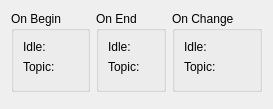
     <widget class="QWidget" name="tabBeginEndChange">
      <attribute name="title">
       <string>Begin/End/Change</string>
      </attribute>
      <layout class="QGridLayout" name="gridLayout_11">
       <item row="0" column="0">
        <widget class="QGroupBox" name="groupBox_3">
         <property name="title">
          <string>On Begin</string>
         </property>
         <layout class="QGridLayout" name="gridLayout_8">
          <item row="0" column="0">
           <widget class="QLabel" name="label_11">
            <property name="text">
             <string>Idle:</string>
            </property>
            <property name="buddy">
             <cstring>onBeginIdle</cstring>
            </property>
           </widget>
          </item>
          <item row="0" column="1">
           <widget class="DKFormPicker" name="onBeginIdle"/>
          </item>
          <item row="1" column="0">
           <widget class="QLabel" name="label_12">
            <property name="text">
             <string>Topic:</string>
            </property>
            <property name="buddy">
             <cstring>onBeginTopic</cstring>
            </property>
           </widget>
          </item>
          <item row="1" column="1">
           <widget class="DKFormPicker" name="onBeginTopic"/>
          </item>
          <item row="2" column="0" colspan="2">
           <widget class="DKPapyrusFragmentFunctionPicker" name="onBeginFragment"/>
          </item>
         </layout>
        </widget>
       </item>
       <item row="0" column="1">
        <widget class="QGroupBox" name="groupBox_4">
         <property name="title">
          <string>On End</string>
         </property>
         <layout class="QGridLayout" name="gridLayout_9">
          <item row="0" column="0">
           <widget class="QLabel" name="label_13">
            <property name="text">
             <string>Idle:</string>
            </property>
            <property name="buddy">
             <cstring>onEndIdle</cstring>
            </property>
           </widget>
          </item>
          <item row="0" column="1">
           <widget class="DKFormPicker" name="onEndIdle"/>
          </item>
          <item row="1" column="0">
           <widget class="QLabel" name="label_14">
            <property name="text">
             <string>Topic:</string>
            </property>
            <property name="buddy">
             <cstring>onEndTopic</cstring>
            </property>
           </widget>
          </item>
          <item row="1" column="1">
           <widget class="DKFormPicker" name="onEndTopic"/>
          </item>
          <item row="2" column="0" colspan="2">
           <widget class="DKPapyrusFragmentFunctionPicker" name="onEndFragment"/>
          </item>
         </layout>
        </widget>
       </item>
       <item row="0" column="2">
        <widget class="QGroupBox" name="groupBox_5">
         <property name="title">
          <string>On Change</string>
         </property>
         <layout class="QGridLayout" name="gridLayout_10">
          <item row="0" column="0">
           <widget class="QLabel" name="label_15">
            <property name="text">
             <string>Idle:</string>
            </property>
            <property name="buddy">
             <cstring>onChangeIdle</cstring>
            </property>
           </widget>
          </item>
          <item row="0" column="1">
           <widget class="DKFormPicker" name="onChangeIdle"/>
          </item>
          <item row="1" column="0">
           <widget class="QLabel" name="label_16">
            <property name="text">
             <string>Topic:</string>
            </property>
            <property name="buddy">
             <cstring>onChangeTopic</cstring>
            </property>
           </widget>
          </item>
          <item row="1" column="1">
           <widget class="DKFormPicker" name="onChangeTopic"/>
          </item>
          <item row="2" column="0" colspan="2">
           <widget class="DKPapyrusFragmentFunctionPicker" name="onChangeFragment"/>
          </item>
         </layout>
        </widget>
       </item>
       <item row="1" column="0" colspan="3">
        <widget class="DKPapyrusBoundScriptListPane" name="scriptListPane"/>
       </item>
       <item row="2" column="0" colspan="3">
        <spacer name="verticalSpacer_5">
         <property name="orientation">
          <enum>Qt::Vertical</enum>
         </property>
         <property name="sizeHint" stdset="0">
          <size>
           <width>20</width>
           <height>0</height>
          </size>
         </property>
        </spacer>
       </item>
      </layout>
     </widget>
